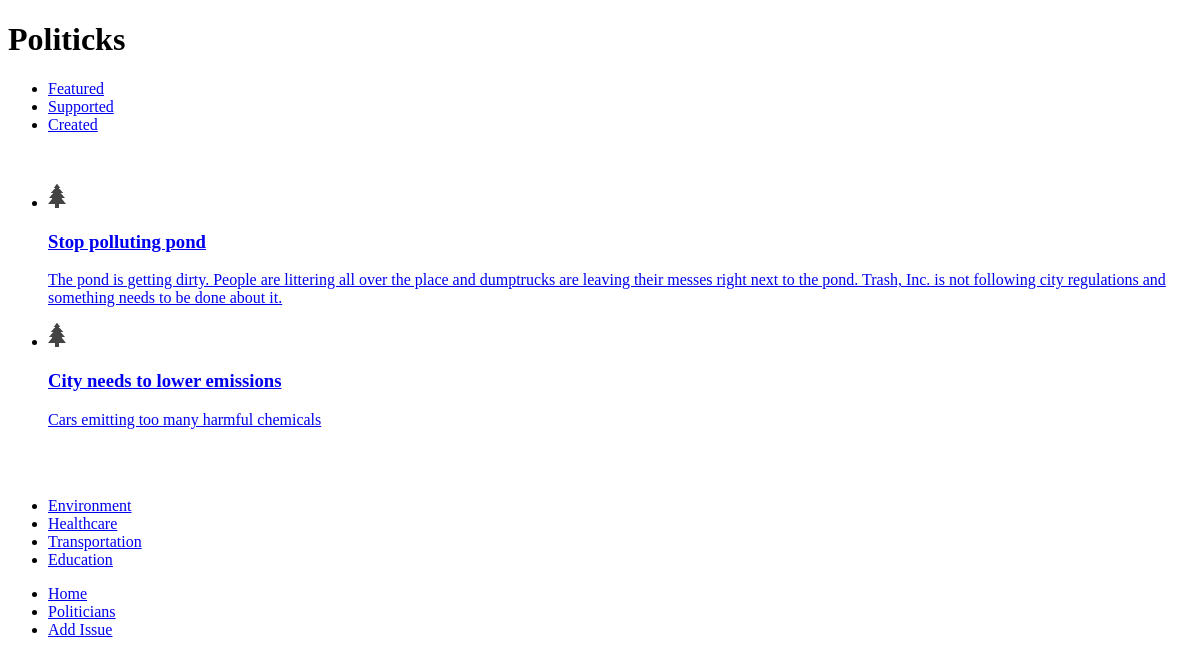
Screenshot of /createdissues.php?category=1 (signed in) with the database file from the repository.
### tables this page shows
CREATE TABLE IF NOT EXISTS `issues` (
  `id` int(11) NOT NULL AUTO_INCREMENT,
  `name` tinytext NOT NULL,
  `description` text,
  `funding` double NOT NULL DEFAULT '0',
  `likes` int(11) NOT NULL DEFAULT '0',
  `category_id` int(11) NOT NULL,
  `user_id` int(11) NOT NULL,
  `image` varchar(100) NOT NULL,
  PRIMARY KEY (`id`)
);

CREATE TABLE IF NOT EXISTS `categories` (
  `id` int(11) NOT NULL AUTO_INCREMENT,
  `name` tinytext NOT NULL,
  `icon` varchar(75) NOT NULL,
  PRIMARY KEY (`id`)
);

### createdissues.php (the view, shortened to what this page needs)
<?php include_once("header.php") ?>
	<div data-role="content">
		<div data-role="navbar">
		<ul>
			<li><a href="index.php" data-theme="c">Featured</a></li>
			<li><a href="supportedissues.php" data-theme="c">Supported</a></li>
			<li><a href="createdissues.php" data-theme="c">Created</a></li>
		</ul>
		</div>
		<br />
<?php
	if(isset($_GET["category"])){
		$query = sprintf("select *, issues.id as iid, issues.name as iname from issues, categories where issues.category_id = '%s' and categories.id = '%s' and issues.user_id = '%s'", mysql_real_escape_string($_GET["category"]), mysql_real_escape_string($_GET["category"]), mysql_real_escape_string($_SESSION["userid"]));
	}else{
		$query = sprintf("select *, issues.id as iid, categories.id as cid, issues.name as iname, categories.name as cname from issues,categories where issues.category_id = categories.id and issues.user_id = '%s'", mysql_real_escape_string($_SESSION["userid"]));
	}
	$result = mysql_query($query);
	$issues = "";
	$issuesgrid = "";
	while ($row=mysql_fetch_array($result)) {
	    $id = $row["iid"];
	    $name = $row["iname"];
	    $description = $row["description"];
	    $icon = $row["icon"];
	    $issues .= "<li><a href=\"issues.php?id=".$id."\">".
				"<img src=\"".$icon."\" />".
				"<h3>".$name."</h3>".
				"<p>".$description."</p>".
				"</a>".
				"</li>";
	}
	$query = "select * from categories";
	$result = mysql_query($query);
	while ($row=mysql_fetch_array($result)){
		$issuesgrid .= "<li><a href=\"createdissues.php?category=".$row["id"]."\" id=\"".$row["name"]."\" data-icon=\"custom\" data-theme=\"c\">".$row["name"]."</a></li>";
	}
?>
		<div class="content-primary">
		<ul data-role="listview" data-split-icon="arrow-r" data-theme="c" data-split-theme="d" data-filter="true" data-filter-placeholder="Search Issues...">
			<?= $issues; ?>
		</ul>
		<br />
		<br />
		<div data-role="footer" class="nav-glyphish-example">
			<div data-role="navbar" class="nav-glyphish-example" data-grid="a">
			<ul>
				<?= $issuesgrid; ?>
			</ul>
			</div>
		</div>
		</div>
	</div>
<?php include_once("footer.php") ?>

### rows the page displays
issues: category.icon (picture), name "Stop polluting pond", description "The pond is getting dirty. People are littering all over the place and dumptrucks are leaving their messes right next to the pond. Trash, Inc. is not following city regulations and something needs to be done about it."
issues: category.icon (picture), name "City needs to lower emissions", description "Cars emitting too many harmful chemicals"
categories: name "Environment"
categories: name "Healthcare"
categories: name "Transportation"
categories: name "Education"
